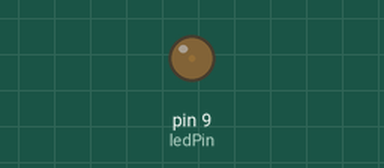
A sketch run on a simulated Arduino Uno, built with avr-gcc and run on an emulated ATmega328P. On the bench: output pins drawn as LEDs (lit = HIGH).

Above: at 0.05 s.
At 1.15 s:
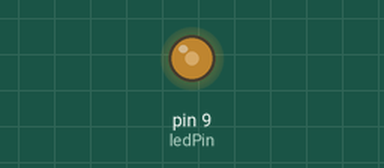
At 2.3 s:
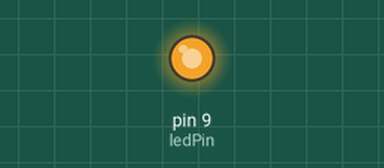
At 4.6 s:
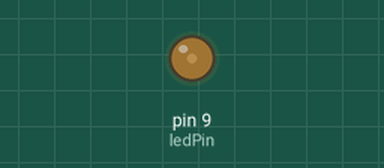
Timing chart, 0 to 6.7 s (numbered marks = the images above):
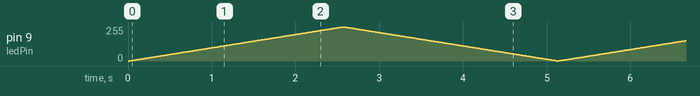

The sketch:

Basic_Led_Blinker.ino
```cpp
int ledPin=9; // definition digital 8 pins as pin to control the LED
void setup()
{
  pinMode(ledPin,OUTPUT); //Set digital 8 port mode, OUTPUT; Output mode
}
void loop()
{
  for (int i=0; i<256; i++)
  {
    delay(10);
  analogWrite(ledPin,i);
  }
  for (int i=0; i<256; i++)

  {
    delay(10);
  analogWrite(ledPin,255-i);
  }

}
```
